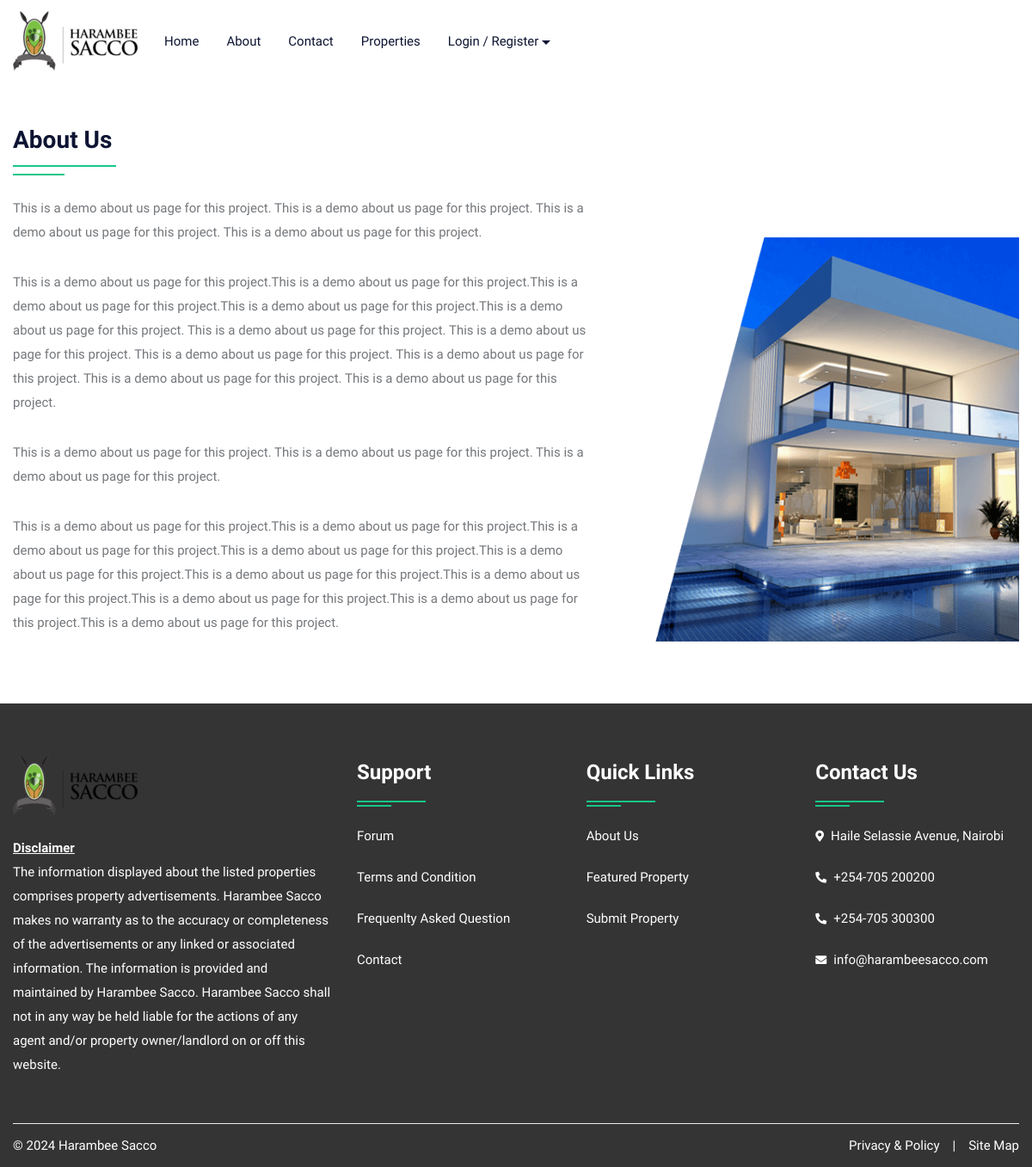
Page /about.php on the committed database.
### tables this page shows
CREATE TABLE `about` (
  `id` int(10) NOT NULL,
  `title` varchar(100) NOT NULL,
  `content` longtext NOT NULL,
  `image` varchar(300) NOT NULL
);

### about.php (the view, shortened to what this page needs)
<!DOCTYPE html>
<html lang="en">
<head>
    <link rel="stylesheet" type="text/css" href="css/bootstrap.min.css">
    <link rel="stylesheet" type="text/css" href="css/bootstrap-slider.css">
    <link rel="stylesheet" type="text/css" href="css/jquery-ui.css">
    <link rel="stylesheet" type="text/css" href="css/layerslider.css">
    <link rel="stylesheet" type="text/css" href="css/color.css" id="color-change">
    <link rel="stylesheet" type="text/css" href="css/owl.carousel.min.css">
    <link rel="stylesheet" type="text/css" href="css/font-awesome.min.css">
    <link rel="stylesheet" type="text/css" href="fonts/flaticon/flaticon.css">
    <link rel="stylesheet" type="text/css" href="css/style.css">
</head>
<body>
    <div id="page-wrapper">
        <div class="row">
            <?php include("include/header.php"); ?>
            <div class="full-row">
                <div class="container">
                    <?php
                    $query = mysqli_query($con, "SELECT * FROM about");
                    while ($row = mysqli_fetch_array($query)) {
                    ?>
                        <div class="row">
                            <div class="col-md-12 col-lg-12">
                                <h3 class="double-down-line-left text-secondary position-relative pb-4 mb-4"><?php echo $row['1']; ?></h3>
                            </div>
                        </div>
                        <div class="row about-company">
                            <div class="col-md-12 col-lg-7">
                                <div class="about-content">
                                    <?php echo $row['2']; ?>
                                </div>
                            </div>
                            <div class="col-md-12 col-lg-5 mt-5">
                                <div class="about-img"> <img src="admin/upload/<?php echo $row['3']; ?>" alt="about image"> </div>
                            </div>
                        </div>
                    <?php } ?>
                </div>
            </div>
            <?php include("include/footer.php"); ?>
        </div>
    </div>
</body>
</html>

### css/color.css (style rules this page uses)
:root { --theme-ordinary-color: #74777b; }
:root { --theme-primary-color: #17c788; }
:root { --theme-secondary-color: #0d1432; }
:root { --theme-white-color: #fff; }
:root { --theme-light-color: #f8f8f8; }
:root { --theme-gray-color: #f5f5f5; }
:root { --theme-footer-color: #091b4b; }
:root { --theme-dark-color: #091b4b; }
:root { --text-light-color: #a3a7af; }
:root { --theme-primary-opacity-color: rgba(11, 191, 141, .8); }
:root { --theme-secondary-opacity-color: rgba(13,20,50,0.7); }
:root { --theme-white-opacity-color: rgba(255, 255, 255, 0.3); }
:root { --theme-dark-opacity-color: rgba(0, 0, 0, 0.5); }
:root { --theme-ordinary-font: 'Muli', sans-serif; }
:root { --theme-highlight-font: 'Comfortaa', cursive; }

### css/style.css (style rules this page uses)
.container, .container-fluid { transition: all 0.6s ease 0s; -moz-transition: all 0.6s ease 0s; -webkit-transition: all 0.6s ease 0s; -o-transition: all 0.6s ease 0s; }
#page-wrapper { padding-left: 15px; padding-right: 15px; background-color: #fff; overflow: hidden !important; position: relative; }
.text-ordinary, a.text-ordinary, .text-ordinary a, body, .dropdown-item, .footer-widget li a, .text-ordinary .jslider .jslider-label, .breadcrumb-item > a, .list-text-white a.dropdown-item { color: var(--theme-ordinary-color); }
.text-secondary, .text-secondary a, a.text-secondary, a.hover-text-secondary:hover, .hover-text-secondary:hover, .hover-text-secondary a:hover { color: var(--theme-secondary-color) !important; }
[class*="double-down-line"]::before, [class*="double-down-line"]::after { background-color: var(--theme-primary-color); }
body { font-family: var(--theme-ordinary-font); font-size: 15px; line-height: 28px; }
h1, .h1, h2, .h2, h3, .h3, h4, .h4, h5, .h5, h6, .h6 { font-family: var(--theme-highlight-font); font-weight: 700; }
p { line-height: 28px; margin-bottom: 10px; }
img { width: 100%; }
.full-row { position: relative; width: 100%; padding: 50px 0; }
[class*="double-down-line"] { position: relative; padding-bottom: 35px; }
[class*="double-down-line"]::before, [class*="double-down-line"]::after { content: ""; height: 2px; position: absolute; }
[class*="double-down-line"]::before { width: 120px; bottom: 10px; }
[class*="double-down-line"]::after { width: 60px; bottom: 0; }
[class*="double-down-line-left"]::before, [class*="double-down-line-left"]::after { left: 0; }
::placeholder { font: var(--theme-ordinary-font); font-size: 15px; font-weight: 400; color: #fff; }
.about-content p, .service-text p { margin-bottom: 30px; }

### rows in the picture
about: title "About Us", content "This is a demo about us page for this project. This is a demo about us page for this project. This is a demo about us page for this project. This is a demo about us page for this project. This is a demo about us page for this project.This is a demo about us page for this project.This is a demo about us page for this project.This is a demo about us page for this project.This is a demo about us page for this project. This is a demo about us page for this project. This is a demo about us page for this project. This is a demo about us page for this project. This is a demo about us page for this project. This is a demo about us page for this project. This is a demo about us page for this…", image (picture)
